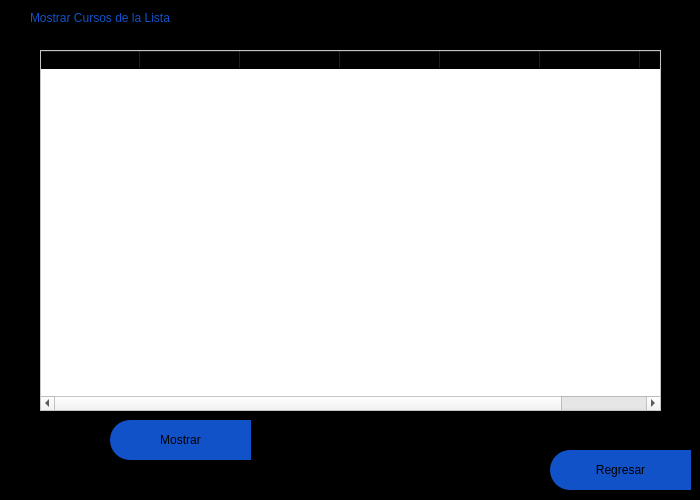
<?xml version="1.0" encoding="UTF-8"?>
<ui version="4.0">
 <class>MainWindow</class>
 <widget class="QMainWindow" name="MainWindow">
  <property name="geometry">
   <rect>
    <x>0</x>
    <y>0</y>
    <width>700</width>
    <height>500</height>
   </rect>
  </property>
  <property name="minimumSize">
   <size>
    <width>100</width>
    <height>500</height>
   </size>
  </property>
  <property name="maximumSize">
   <size>
    <width>700</width>
    <height>500</height>
   </size>
  </property>
  <property name="contextMenuPolicy">
   <enum>Qt::DefaultContextMenu</enum>
  </property>
  <property name="windowTitle">
   <string>Agregar Cursos</string>
  </property>
  <property name="styleSheet">
   <string notr="true"/>
  </property>
  <widget class="QWidget" name="centralwidget">
   <property name="maximumSize">
    <size>
     <width>700</width>
     <height>500</height>
    </size>
   </property>
   <widget class="QFrame" name="frame">
    <property name="geometry">
     <rect>
      <x>0</x>
      <y>0</y>
      <width>700</width>
      <height>500</height>
     </rect>
    </property>
    <property name="minimumSize">
     <size>
      <width>700</width>
      <height>500</height>
     </size>
    </property>
    <property name="maximumSize">
     <size>
      <width>700</width>
      <height>500</height>
     </size>
    </property>
    <property name="styleSheet">
     <string notr="true">QFrame{
background-color: rgb(0, 0, 0);
}



QLabel{
color: rgb(18, 82, 200);

font: 75 12pt &quot;Arial Black&quot;;
	
}

QLabel:hover{
color: white;


font: 75 12pt &quot;Arial Black&quot;;
}

QLineEdit{
background-color: rgb(0, 0, 0);
color: rgb(255, 255, 255);

font: 75 12pt &quot;Arial&quot;;
	
}

QTableWidget{
background-color: rgb(255, 255, 255);
color: rgb(0, 0, 0);

font: 75 12pt &quot;Arial&quot;;
	
}</string>
    </property>
    <property name="frameShape">
     <enum>QFrame::StyledPanel</enum>
    </property>
    <property name="frameShadow">
     <enum>QFrame::Raised</enum>
    </property>
    <widget class="QPushButton" name="bt_regresar">
     <property name="geometry">
      <rect>
       <x>550</x>
       <y>450</y>
       <width>141</width>
       <height>40</height>
      </rect>
     </property>
     <property name="minimumSize">
      <size>
       <width>100</width>
       <height>40</height>
      </size>
     </property>
     <property name="styleSheet">
      <string notr="true">QPushButton{
background-color: rgb(18, 82, 200);
border-top-left-radius: 20px;
border-bottom-left-radius: 20px;

font: 75 11pt &quot;Arial Black&quot;;
	
}

QPushButton:hover{
background-color: white;
border-top-left-radius: 20px;
border-bottom-left-radius: 20px;

font: 75 11pt &quot;Arial Black&quot;;
}</string>
     </property>
     <property name="text">
      <string>Regresar</string>
     </property>
     <property name="icon">
      <iconset>
       <normaloff>pngfind.com-back-png-1934895.png</normaloff>pngfind.com-back-png-1934895.png</iconset>
     </property>
     <property name="iconSize">
      <size>
       <width>32</width>
       <height>32</height>
      </size>
     </property>
    </widget>
    <widget class="QPushButton" name="btn_mostrar">
     <property name="geometry">
      <rect>
       <x>110</x>
       <y>420</y>
       <width>141</width>
       <height>40</height>
      </rect>
     </property>
     <property name="minimumSize">
      <size>
       <width>100</width>
       <height>40</height>
      </size>
     </property>
     <property name="styleSheet">
      <string notr="true">QPushButton{
background-color: rgb(18, 82, 200);
border-top-left-radius: 20px;
border-bottom-left-radius: 20px;

font: 75 11pt &quot;Arial Black&quot;;
	
}

QPushButton:hover{
background-color: white;
border-top-left-radius: 20px;
border-bottom-left-radius: 20px;

font: 75 11pt &quot;Arial Black&quot;;
}</string>
     </property>
     <property name="text">
      <string>Mostrar</string>
     </property>
     <property name="icon">
      <iconset>
       <normaloff>pngwing.com.png</normaloff>pngwing.com.png</iconset>
     </property>
     <property name="iconSize">
      <size>
       <width>32</width>
       <height>32</height>
      </size>
     </property>
    </widget>
    <widget class="QLabel" name="label_8">
     <property name="geometry">
      <rect>
       <x>30</x>
       <y>0</y>
       <width>400</width>
       <height>35</height>
      </rect>
     </property>
     <property name="minimumSize">
      <size>
       <width>400</width>
       <height>35</height>
      </size>
     </property>
     <property name="maximumSize">
      <size>
       <width>200</width>
       <height>30</height>
      </size>
     </property>
     <property name="text">
      <string>Mostrar Cursos de la Lista</string>
     </property>
    </widget>
    <widget class="QTableWidget" name="tble">
     <property name="geometry">
      <rect>
       <x>40</x>
       <y>50</y>
       <width>621</width>
       <height>361</height>
      </rect>
     </property>
     <property name="styleSheet">
      <string notr="true"/>
     </property>
     <column>
      <property name="text">
       <string>Codigo</string>
      </property>
     </column>
     <column>
      <property name="text">
       <string>Nombre del Curso</string>
      </property>
     </column>
     <column>
      <property name="text">
       <string>Pre requisito</string>
      </property>
     </column>
     <column>
      <property name="text">
       <string>Opcional</string>
      </property>
     </column>
     <column>
      <property name="text">
       <string>Semestre</string>
      </property>
     </column>
     <column>
      <property name="text">
       <string>Creditos</string>
      </property>
     </column>
     <column>
      <property name="text">
       <string>Estado</string>
      </property>
     </column>
    </widget>
   </widget>
  </widget>
 </widget>
 <resources/>
 <connections/>
</ui>
